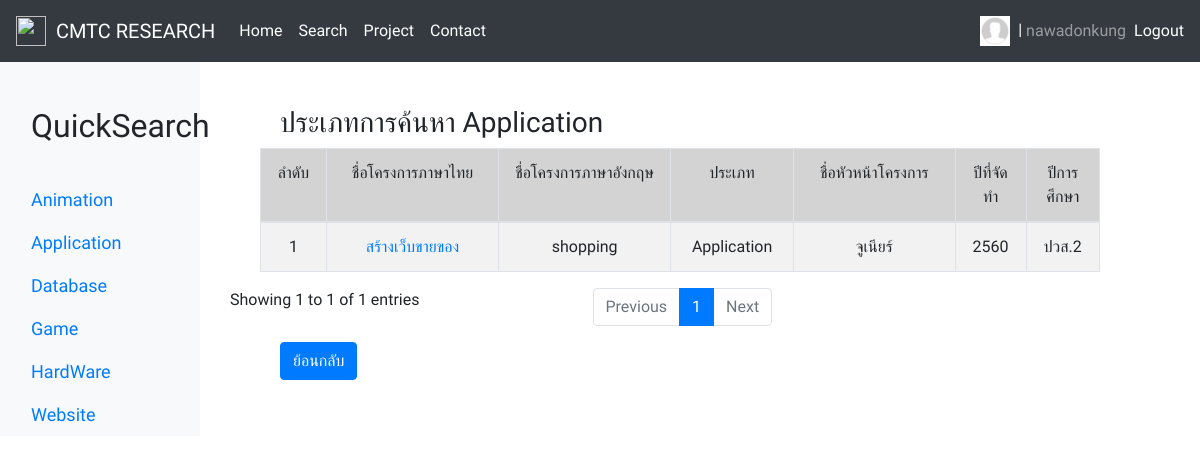
The app's page /QuickSearchPage/QuickSearchApplication.php (signed in) with its own data.
### tables this page shows
CREATE TABLE `users` (
  `id` int(11) NOT NULL,
  `username` varchar(255) NOT NULL,
  `email` varchar(255) NOT NULL,
  `password` varchar(255) NOT NULL,
  `firstname` varchar(32) NOT NULL,
  `lastname` varchar(32) NOT NULL,
  `birthday` date NOT NULL,
  `userphotoicon` varchar(255) DEFAULT NULL,
  `phonenumber` int(64) DEFAULT NULL,
  `timestamp` timestamp NOT NULL DEFAULT current_timestamp() ON UPDATE current_timestamp()
);

CREATE TABLE `researchs` (
  `research_No` int(64) NOT NULL,
  `research_NameThai` varchar(64) NOT NULL,
  `research_NameEnglish` varchar(64) NOT NULL,
  `research_Image` varchar(255) DEFAULT NULL,
  `research_Type` varchar(64) NOT NULL,
  `research_ProjectLeaderName` varchar(64) NOT NULL,
  `research_ProjectLeaderEmail` varchar(64) NOT NULL,
  `research_AdvisorName` varchar(64) NOT NULL,
  `research_YearCompletion` int(4) NOT NULL,
  `research_StudentClass` varchar(64) NOT NULL,
  `research_Member` int(64) NOT NULL,
  `research_Text` text DEFAULT NULL,
  `research_FileWord` varchar(255) DEFAULT NULL,
  `research_FilePDF` varchar(255) DEFAULT NULL,
  `research_TimeStamp` timestamp NOT NULL DEFAULT current_timestamp() ON UPDATE current_timestamp()
);

### QuickSearchPage/QuickSearchApplication.php (the view, shortened to what this page needs)
<?php
include_once "../Connection/db.php";
?>
<!doctype html>
<html lang="en">
<head>
    <link href="../assets/dist/css/bootstrap.min.css" rel="stylesheet">
    <link rel="stylesheet" href="https://stackpath.bootstrapcdn.com/bootstrap/4.4.1/css/bootstrap.min.css"
>
        <link herf="https://cdn.datatables.net/1.10.22/css/dataTables.bootstrap4.min.css" rel="stylesheet">
</head>
<body>
    <nav class="navbar navbar-expand-lg navbar-dark bg-dark">
    <img src="../img/itcmtc.png" width="30" height="30">
        <a class="navbar-brand" href="#">&nbsp; CMTC RESEARCH</a>
        <div class="collapse navbar-collapse" id="navbarText">
            <ul class="navbar-nav mr-auto">
                <li class="nav-item active">
                    <a class="nav-link" href="http://it.cmtc.ac.th/web2017/">Home</a>
                </li>
                <li class="nav-item active">
                    <a class="nav-link" href="../SearchPage/Search.php">Search</a>
                </li>
                <li class="nav-item active">
                    <a class="nav-link" href="../ProjectPage/Project.php">Project</a>
                </li>
                <li class="nav-item active">
                    <a class="nav-link" href="../ContactPage/Contact.php">Contact</a>
                </li>
            </ul>
            <?php if(!isset($_SESSION["username"])) { ?>
            <span class="navbar-text">
                <a href="../Login/LoginPage.php">Login</a>
            </span>
            <?php } else { ?>
            <span class="navbar-text">
            <?php
            $SESSONID = $_SESSION["id"];
            $readResearch = "SELECT * FROM users WHERE id = $SESSONID";
            $readResearchResult = mysqli_query($conn, $readResearch);
            ?>
            <?php if (mysqli_num_rows($readResearchResult) > 0) { ?>
            <?php while($row = mysqli_fetch_assoc($readResearchResult)) { ?>
                <?php $photo = $row["userphotoicon"] ?>
                <?php if (empty($photo)) {
                $photo = "icon1.jpg";
              } ?>
                <?php if(!isset($_SESSION["admin"])) echo "<a href=\"../Profile/MyProfile.php?id=" . $row["id"] . "\"><img src='../img/usersphoto/".$photo."'width='30' height='30' align='center'></a>" ?>
            <?php } ?>
            <?php } else { ?>
            error
            <?php } ?>
              <a>&nbsp;|&nbsp;</a>
            </span>
            <span class="navbar-text mr-2">
                <?php echo $_SESSION["username"]; ?>
            </span>
            <span class="navbar-text">
                <a href="../Login/Process/LogoutPageProcess.php">Logout</a>
            </span>
            <?php } ?>
        </div>
    </nav>
    <div class="container-fluid">
  <div class="row">
      <nav id="sidebarMenu" class="col-md-3 col-lg-2 d-md-block bg-light sidebar collapse">
        <div class="sidebar-sticky pt-3">
          <ul class="nav flex-column">
          <font size="6"class="d-flex justify-content-between align-items-center px-3 mt-4 mb-1  ">
          <span>QuickSearch</span>
          </font>
            <br>
            <li class="nav-item">
              <a class="nav-link" href="../QuickSearchPage/QuickSearchAnimation.php">
              <font size="4">
              <span>Animation</span>
            </font>
              </a>
            </li>
            <li class="nav-item">
              <a class="nav-link" href="../QuickSearchPage/QuickSearchApplication.php">
              <font size="4">
                Application
                </font>
              </a>
            </li>
            <li class="nav-item">
              <a class="nav-link" href="../QuickSearchPage/QuickSearchDatabase.php">
              <font size="4">
                Database
                </font>
              </a>
            </li>
            <li class="nav-item">
              <a class="nav-link" href="../QuickSearchPage/QuickSearchGame.php">
              <font size="4">
                Game
                </font>
              </a>
            </li>
            <li class="nav-item">
              <a class="nav-link" href="../QuickSearchPage/QuickSearchHardWare.php">
              <font size="4">
                HardWare
                </font>
              </a>
            </li>
            <li class="nav-item">
              <a class="nav-link" href="../QuickSearchPage/QuickSearchWebsite.php">
              <font size="4">
                Website
                </font>
              </a>
            </li>
          </ul>
        </div>
      </nav>
            <div class="col-9">
                <section id="products" class="pt-4">
                    <div class="container">
                        <div><h3 id="gridRight">ประเภทการค้นหา Application</h3></div>
                        <table id="example" class="table table-striped table-bordered" style="width:100%">
                            <thead>
                                <tr style="background-color:#D3D3D3"  align="center">
                                <td  width="4%">ลำดับ</td>
                                    <td  width="20%">ชื่อโครงการภาษาไทย</td>
                                    <td  width="20%">ชื่อโครงการภาษาอังกฤษ</td>
                                    <td  width="9%">ประเภท</td>
                                    <td  width="19%">ชื่อหัวหน้าโครงการ</td>
                                    <td width="9%">ปีที่จัดทำ</td>
                                    <td  width="10%">ปีการศึกษา</td>
                                </tr>
                            </thead>
                            <tbody>
                            <div>
                            <?php
                                $readResearch = "SELECT * FROM researchs WHERE research_Type = 'Application' ";
                                $readResearchResult = mysqli_query($conn, $readResearch);
                                ?>
                                <?php if (mysqli_num_rows($readResearchResult) > 0) { ?>
                                <?php
                                    $number = 0;
                                    while($row = mysqli_fetch_assoc($readResearchResult)) { ?>
                                    <?php $number = $number + 1; ?>
                                    <?php $name = $row["research_NameThai"]; ?>
                                    <tr>
                                        <td  style="text-align:justify:text-justify:inter-word" align="center"><?php echo $number ?></td>
                                        <td  style="text-align:justify:text-justify:inter-word" align="center" >
                                        <?php
                                        echo "<a href=\"../ProjectPage/ProjectDetail.php?id=" . $row["research_No"] . "\">$name</a>";
                                        ?>
                                        </td>
                                        <td  style="text-align:justify:text-justify:inter-word" align="center"><?php echo $row["research_NameEnglish"] ?></td>
                                        <td  style="text-align:justify:text-justify:inter-word" align="center"><?php echo $row["research_Type"] ?></td>
                                        <td  style="text-align:justify:text-justify:inter-word" align="center"><?php echo $row["research_ProjectLeaderName"] ?></td>
                                        <td  style="text-align:justify:text-justify:inter-word" align="center"><?php echo $row["research_YearCompletion"] ?></td>
                                        <td  style="text-align:justify:text-justify:inter-word" align="center"><?php echo $row["research_StudentClass"] ?></td>
                                    </tr>
                                <?php } ?>
                                <?php } else { ?>
                                <?php } ?>
                            </div>
                            </tbody>
                        </table>
                        <a  id="gridLeftTopic" href="../SearchPage/Search.php" class="btn btn-primary">ย้อนกลับ</a>
                    </div>
                </section>
            </div>
        </div>
    </div>
</body>
</html>

### QuickSearchPage/QuickSearchApplication.php (style rules this page uses)
body { font-family: 'Sarabun', sans-serif; }
table { border-collapse: collapse; margin-right: 30px; margin-left: 30px; }
table, th, td { border: 1px solid black; }
#gridLeft, #gridRight { margin-left: 50px; padding-top: 20px; }
#gridLeftTopic { margin-left: 50px; }

### records on screen
researchs: research_NameThai "สร้างเว็บขายของ", research_NameEnglish "shopping", research_Type "Application", research_ProjectLeaderName "จูเนียร์", research_YearCompletion "2560", research_StudentClass "ปวส.2"

### other values on screen
$_SESSION["username"] "nawadonkung"
